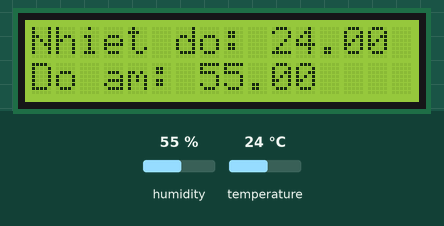
Simulated run of this sketch. Board: Arduino Uno, built with avr-gcc and run on an emulated ATmega328P. Parts: 16×2 character LCD. Wiring (inferred from the names in the program): DHT11 sensor: data pin 7. Inputs (shaded band) come from the test bench; at power-on: humidity 55 %, temperature 24 °C.

Above: at 1.2 s.
1.3 s: humidity set to 22 %
At 4.7 s:
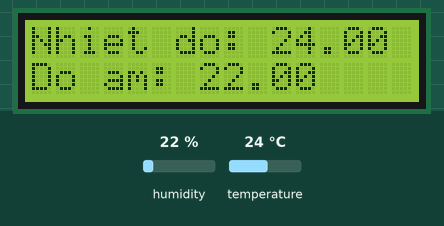
5.3 s: temperature set to 12 °C
At 7.0 s:
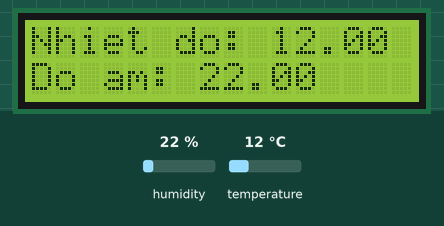
9.3 s: humidity set to 40 %
At 10.6 s:
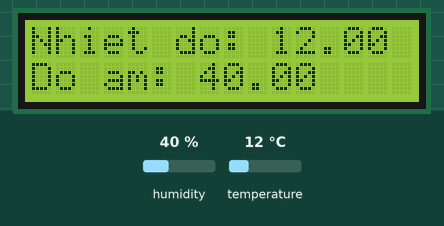
13.3 s: temperature set to 19 °C
At 16.6 s:
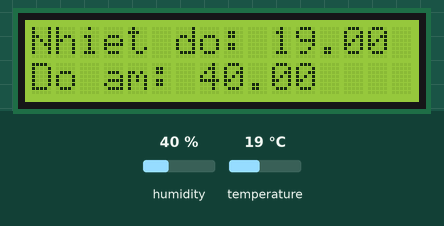
Timing chart, 0 to 18.1 s (numbered marks = the images above; inputs shaded):
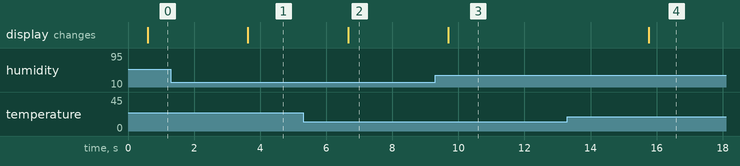

The sketch:

DHT11.ino
```cpp
#include "DHT.h"
#include<LiquidCrystal.h>

const int DHTPIN = 7;
const int DHTTYPE = DHT11;
DHT dht(DHTPIN, DHTTYPE);
LiquidCrystal lcd(12,11,5,4,3,2);

void setup() {
  // put your setup code here, to run once:
  Serial.begin(9600);
    lcd.begin(16, 2);
  dht.begin();
}

void loop() {
  // put your main code here, to run repeatedly:
  float h=dht.readHumidity();
  float t=dht.readTemperature();
  lcd.setCursor( 0,0);
  lcd.print("Nhiet do: ");
  lcd.print(t);lcd.print(" ");
  lcd.setCursor(0,1);
  lcd.print("Do am: ");
  lcd.print(h);lcd.print("    ");
  Serial.println();
  delay(1000);
}
```

Measured:
- after the input at 1.3 s, the display: changes after 2.3 s (image 1)
- after the input at 5.3 s, the display: changes after 1.4 s (image 2)
- after the input at 9.3 s, the display: changes after 0.40 s (image 3)
- after the input at 13.3 s, the display: changes after 2.5 s (image 4)
